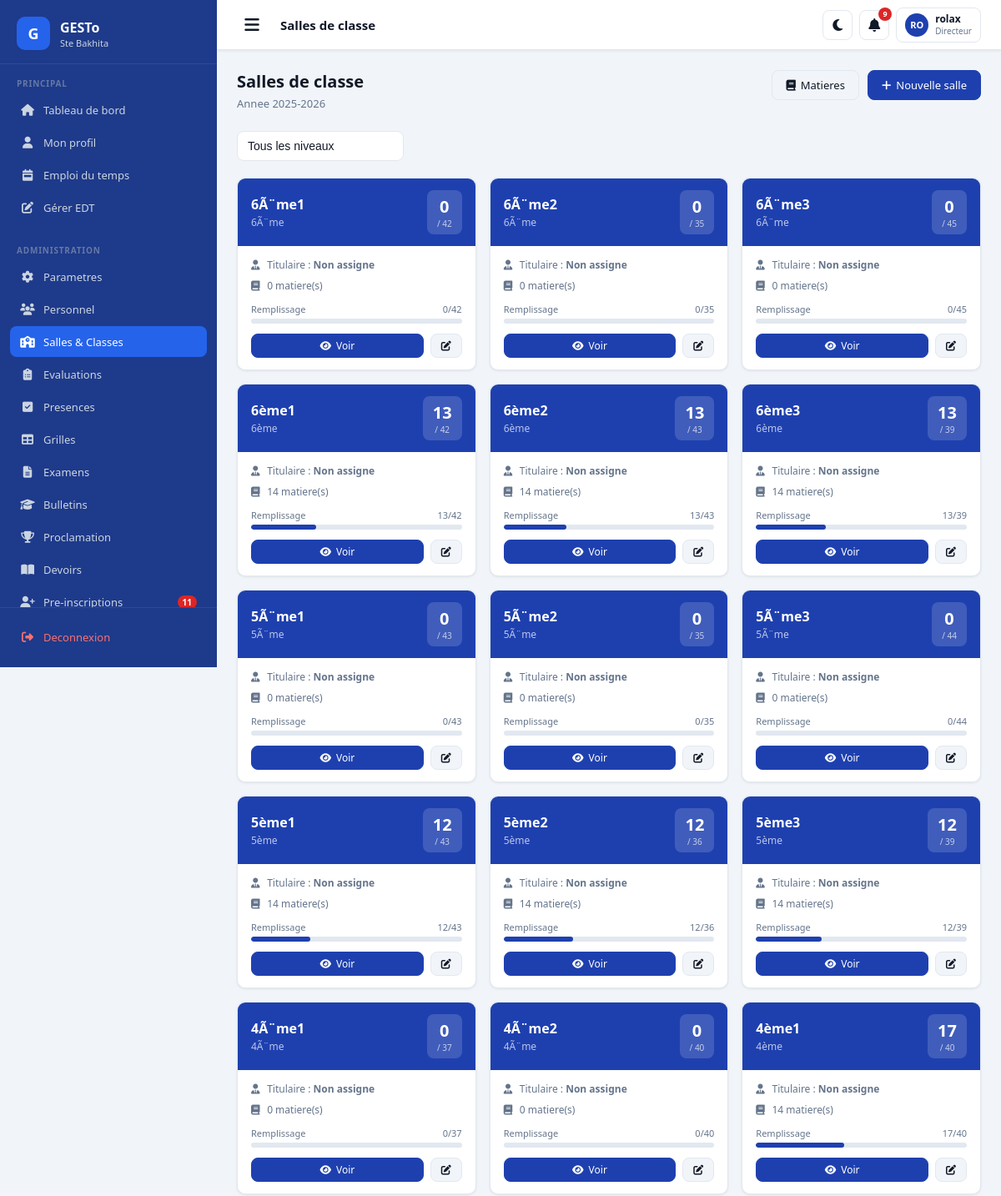
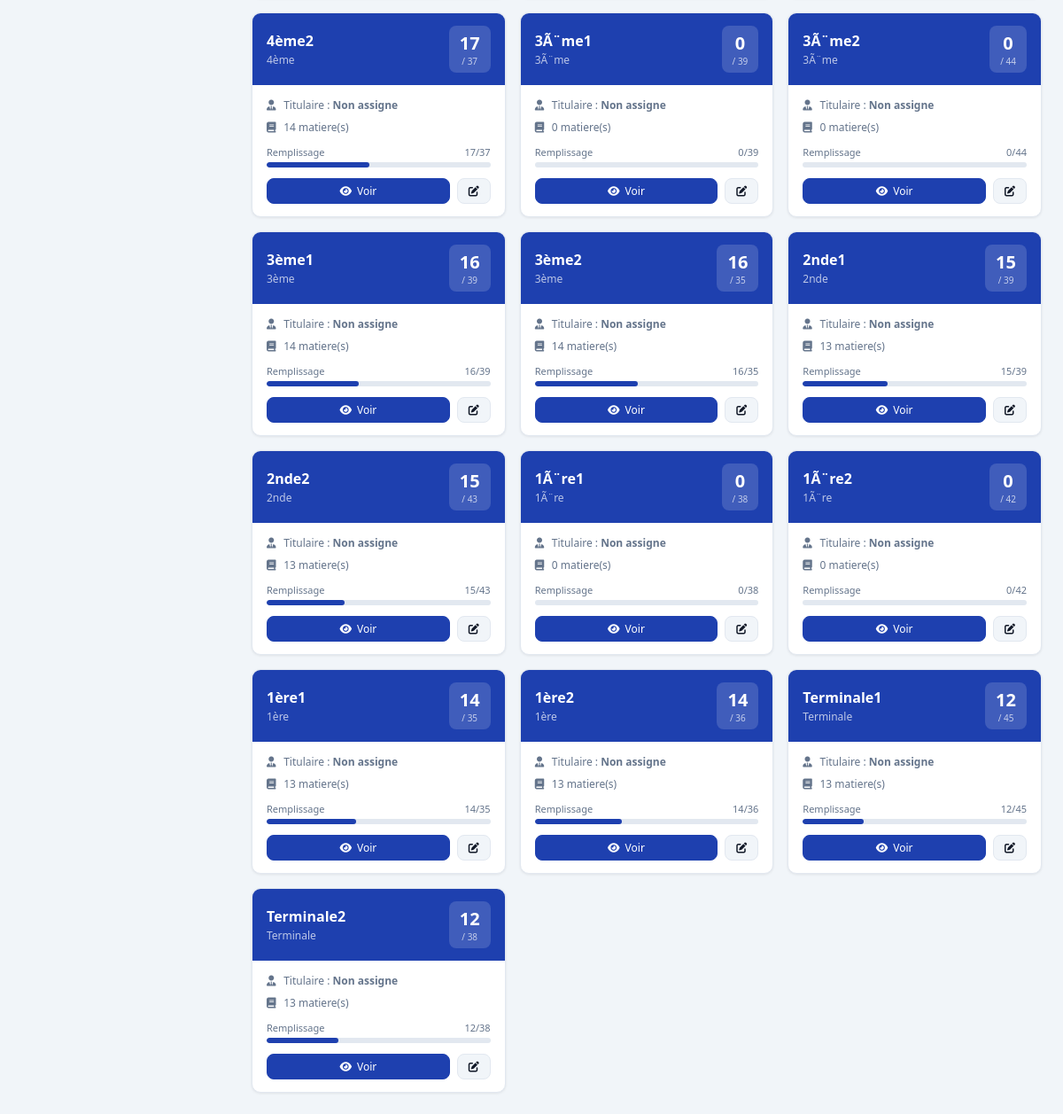
The page /salles/ (signed in) on the database its author committed (2 pictures, top to bottom).
### apps/authentication/models.py (models this page shows, shortened)
class CustomUser(AbstractUser):
    ROLES = [
        ('DIRECTEUR', 'Directeur'),
        ('CENSEUR', 'Censeur'),
        ('PROFESSEUR', 'Professeur'),
        ('COMPTABLE', 'Comptable'),
        ('SURVEILLANT', 'Surveillant'),
        ('SECRETAIRE', 'Secrétaire'),
        ('PARENT', 'Parent'),
        ('ELEVE', 'Élève'),
    ]
    role = models.CharField(max_length=20, choices=ROLES, default='ELEVE')
    telephone = models.CharField(max_length=20, blank=True)
    telephone_wa = models.CharField(max_length=20, blank=True,
        help_text="Numéro WhatsApp avec indicatif ex: +22890000000")
    wa_verifie = models.BooleanField(default=False)
    photo = models.ImageField(upload_to='photos/personnel/', null=True, blank=True)
    adresse = models.CharField(max_length=200, blank=True)
    specialite = models.CharField(max_length=100, blank=True)
    date_prise_service = models.DateField(null=True, blank=True)
    preferences_notifications = models.JSONField(default=dict, blank=True)
    created_at = models.DateTimeField(auto_now_add=True)
    class Meta:
        verbose_name = 'Utilisateur'
        verbose_name_plural = 'Utilisateurs'

### apps/academic/models.py (models this page shows, shortened)
class AnneeScolaire(models.Model):
    nom = models.CharField(max_length=20, unique=True)
    date_debut = models.DateField(null=True, blank=True)
    date_fin = models.DateField(null=True, blank=True)
    est_active = models.BooleanField(default=False)
    class Meta:
        verbose_name = 'Année scolaire'
        ordering = ['-nom']
    @classmethod
    def active(cls):
        return cls.objects.filter(est_active=True).first()

class SalleClasse(models.Model):
    niveau = models.ForeignKey(
        Niveau, on_delete=models.CASCADE, related_name='salles')
    annee = models.ForeignKey(
        AnneeScolaire, on_delete=models.CASCADE, related_name='salles')
    nom = models.CharField(max_length=50)
    capacite = models.IntegerField(default=40)
    titulaire = models.ForeignKey(
        'authentication.CustomUser', on_delete=models.SET_NULL,
        null=True, blank=True, related_name='salles_titulaire',
        limit_choices_to={'role': 'PROFESSEUR'})
    batiment = models.CharField(max_length=50, blank=True)
    est_active = models.BooleanField(default=True)
    class Meta:
        verbose_name = 'Salle de classe'
        verbose_name_plural = 'Salles de classe'
        unique_together = ['niveau', 'annee', 'nom']
        ordering = ['niveau__ordre', 'nom']
    @property
    def effectif(self):
        return self.inscriptions.filter(statut='ACTIVE').count()

class Niveau(models.Model):
    SYSTEMES = [('TRIMESTRIEL', 'Trimestriel'), ('SEMESTRIEL', 'Semestriel')]
    TYPES_ECOLE = [('PRIVE', 'Privé'), ('PUBLIC', 'Public')]
    nom = models.CharField(max_length=50, unique=True)
    ordre = models.IntegerField(default=0)
    description = models.CharField(max_length=200, blank=True)
    systeme = models.CharField(max_length=15, choices=SYSTEMES, default='TRIMESTRIEL')
    type_ecole = models.CharField(max_length=10, choices=TYPES_ECOLE, default='PRIVE')
    class Meta:
        verbose_name = 'Niveau'
        verbose_name_plural = 'Niveaux'
        ordering = ['ordre', 'nom']

### apps/academic/views.py (the view)
        def wrapper(request, *args, **kwargs):
            if not request.user.is_authenticated:
                return redirect('login')
            if not (request.user.is_superuser or request.user.role in roles):
                messages.error(request, "Acces refuse.")
                return redirect('dashboard')
            return view_func(request, *args, **kwargs)

### apps/academic/models.py (called while the page is built)
    @classmethod
    def active(cls, annee=None):
        qs = cls.objects.filter(est_active=True)
        if annee:
            qs = qs.filter(annee=annee)
        return qs.first()

### apps/academic/views.py (called while the page is built)
def role_requis(*roles):
    def decorator(view_func):
        def wrapper(request, *args, **kwargs):
            if not request.user.is_authenticated:
                return redirect('login')
            if not (request.user.is_superuser or request.user.role in roles):
                messages.error(request, "Acces refuse.")
                return redirect('dashboard')
            return view_func(request, *args, **kwargs)
        wrapper.__name__ = view_func.__name__
        return wrapper
    return decorator

@login_required
@role_requis('DIRECTEUR', 'CENSEUR', 'SECRETAIRE')
def liste_salles(request):
    annee = AnneeScolaire.active()
    niveaux = Niveau.objects.all().order_by('ordre', 'nom')
    niveau_filtre = request.GET.get('niveau', '')
    salles = SalleClasse.objects.filter(
        annee=annee
    ).select_related('niveau', 'titulaire') if annee else []
    if niveau_filtre:
        salles = salles.filter(niveau__pk=niveau_filtre)
    return render(request, 'academic/liste_salles.html', {
        'salles': salles,
        'niveaux': niveaux,
        'annee': annee,
        'niveau_filtre': niveau_filtre,
    })

### apps/core/templatetags/extras.py (called while the page is built)
@register.filter
def initiales(user):
    try:
        f = (user.first_name or '')[:1].upper()
        l = (user.last_name or '')[:1].upper()
        return f"{f}{l}" or user.username[:2].upper()
    except Exception:
        return '??'

### templates/academic/liste_salles.html (shortened to what this page needs)
{% extends 'base.html' %}
{% block page_title %}Salles de classe{% endblock %}
{% block content %}
<div class="page-header">
  <div>
    <h1>Salles de classe</h1>
    <p>
      {% if annee %}Annee {{ annee.nom }}
      {% else %}Aucune annee active{% endif %}
    </p>
  </div>
  <div style="display:flex;gap:10px">
    <a href="{% url 'liste_matieres' %}" class="btn btn-secondary">
      <i class="fas fa-book"></i> Matieres
    </a>
    {% if request.user.role in 'DIRECTEUR CENSEUR' %}
    <a href="{% url 'nouvelle_salle' %}" class="btn btn-primary">
      <i class="fas fa-plus"></i> Nouvelle salle
    </a>
    {% endif %}
  </div>
</div>
{% if not annee %}
<div class="alert alert-warning">
  <i class="fas fa-exclamation-triangle"></i>
  Aucune annee active.
  <a href="{% url 'liste_annees' %}">Activez une annee</a> d'abord.
</div>
{% else %}
<form method="get" style="display:flex;gap:10px;margin-bottom:20px;flex-wrap:wrap">
  <select name="niveau" class="form-control" style="max-width:200px"
          onchange="this.form.submit()">
    <option value="">Tous les niveaux</option>
  </select>
</form>
<div class="grid-3">
  {% for salle in salles %}
  <div class="card" style="overflow:hidden">
    <div style="background:var(--primary);padding:14px 16px;
                display:flex;justify-content:space-between;align-items:center">
      <div>
        <div style="font-size:16px;font-weight:700;color:#fff">
          {{ salle.nom }}
        </div>
        <div style="font-size:12px;color:rgba(255,255,255,0.7);margin-top:2px">
          {{ salle.niveau.nom }}
        </div>
      </div>
      <div style="background:rgba(255,255,255,0.15);border-radius:8px;
                  padding:6px 12px;text-align:center">
        <div style="font-size:20px;font-weight:700;color:#fff">
          {{ salle.effectif }}
        </div>
        <div style="font-size:10px;color:rgba(255,255,255,0.7)">
          / {{ salle.capacite }}
        </div>
      </div>
    </div>
    <div class="card-body" style="padding:14px 16px">
      <div style="font-size:12px;color:var(--text-muted);margin-bottom:8px">
        <i class="fas fa-user-tie" style="width:16px"></i>
        Titulaire :
        <strong>
          {{ salle.titulaire.nom_complet|default:"Non assigne" }}
        </strong>
      </div>
      <div style="font-size:12px;color:var(--text-muted);margin-bottom:12px">
        <i class="fas fa-book" style="width:16px"></i>
        {{ salle.matieres.count }} matiere(s)
      </div>
      {% if salle.capacite > 0 %}
      {% with pct=salle.effectif|add:0 %}
      <div style="margin-bottom:12px">
        <div style="display:flex;justify-content:space-between;
                    font-size:11px;color:var(--text-muted);margin-bottom:4px">
          <span>Remplissage</span>
          <span>{{ salle.effectif }}/{{ salle.capacite }}</span>
        </div>
        <div class="progress-bar-container">
          <div class="progress-bar-fill"
               style="width:{% widthratio salle.effectif salle.capacite 100 %}%">
          </div>
        </div>
      </div>
      {% endwith %}
      {% endif %}
      <div style="display:flex;gap:8px">
        <a href="{% url 'detail_salle' salle.pk %}"
           class="btn btn-primary btn-sm" style="flex:1;justify-content:center">
          <i class="fas fa-eye"></i> Voir
        </a>
        {% if request.user.role in 'DIRECTEUR CENSEUR' %}
        <a href="{% url 'modifier_salle' salle.pk %}"
           class="btn btn-secondary btn-sm">
          <i class="fas fa-edit"></i>
        </a>
        {% endif %}
      </div>
    </div>
  </div>
  {% endfor %}
</div>
{% endif %}
{% endblock %}

### templates/base.html (shortened to what this page needs)
{% load static %}
{% load extras %}
<!DOCTYPE html>
<html lang="fr" data-theme="light">
<head>
  <link rel="stylesheet" href="{% static 'css/main.css' %}">
  <link rel="stylesheet"
        href="https://cdnjs.cloudflare.com/ajax/libs/font-awesome/6.5.0/css/all.min.css">
</head>
<body data-session-remaining="{{ session_remaining }}">
<div class="layout">
  <aside class="sidebar" id="sidebar">
    <div class="sidebar-logo">
      <div class="logo-icon">G</div>
      <div class="logo-text">
        <h1>GESTo</h1>
        <p>Ste Bakhita</p>
      </div>
    </div>
    <div style="flex:1;overflow-y:auto">
      <div class="sidebar-section">
        <div class="sidebar-section-label">Principal</div>
        <a href="{% url 'dashboard' %}"
           class="nav-item {% if request.path == '/' %}active{% endif %}">
          <span class="nav-icon"><i class="fas fa-home"></i></span>
          <span>Tableau de bord</span>
        </a>
        <a href="/profil/"
           class="nav-item {% if '/profil/' in request.path %}active{% endif %}">
          <span class="nav-icon"><i class="fas fa-user"></i></span>
          <span>Mon profil</span>
        </a>
        <a href="{% url 'vue_edt' %}"
           class="nav-item {% if '/emploi-du-temps/' in request.path %}active{% endif %}">
          <span class="nav-icon"><i class="fas fa-calendar-week"></i></span>
          <span>Emploi du temps</span>
        </a>
        {% if request.user.role in 'DIRECTEUR CENSEUR' %}
        <a href="{% url 'gestion_edt' %}"
           class="nav-item {% if '/emploi-du-temps/gestion/' in request.path %}active{% endif %}">
          <span class="nav-icon"><i class="fas fa-edit"></i></span>
          <span>Gérer EDT</span>
        </a>
        {% endif %}
      </div>
      {% if request.user.role in 'DIRECTEUR CENSEUR' %}
      <div class="sidebar-section">
        <div class="sidebar-section-label">Administration</div>
        {% if request.user.role == 'DIRECTEUR' or request.user.role == 'CENSEUR' %}
        <a href="{% url 'parametres' %}"
           class="nav-item {% if '/parametres/' in request.path %}active{% endif %}">
          <span class="nav-icon"><i class="fas fa-cog"></i></span>
          <span>Parametres</span>
        </a>
        {% endif %}
        <a href="/personnel/"
           class="nav-item {% if '/personnel/' in request.path %}active{% endif %}">
          <span class="nav-icon"><i class="fas fa-users"></i></span>
          <span>Personnel</span>
        </a>
        <a href="/salles/"
           class="nav-item {% if '/salles/' in request.path %}active{% endif %}">
          <span class="nav-icon"><i class="fas fa-school"></i></span>
          <span>Salles & Classes</span>
        </a>
        <a href="{% url 'liste_evaluations' %}"
           class="nav-item {% if '/notes/' in request.path %}active{% endif %}">
          <span class="nav-icon"><i class="fas fa-clipboard-list"></i></span>
          <span>Evaluations</span>
        </a>
        <a href="{% url 'liste_seances' %}"
           class="nav-item {% if '/presences/' in request.path %}active{% endif %}">
          <span class="nav-icon"><i class="fas fa-check-square"></i></span>
          <span>Presences</span>
        </a>
        <a href="{% url 'liste_grilles' %}"
           class="nav-item {% if '/notes/grilles/' in request.path %}active{% endif %}">
          <span class="nav-icon"><i class="fas fa-table"></i></span>
          <span>Grilles</span>
        </a>
        <a href="{% url 'liste_examens' %}"
           class="nav-item {% if '/notes/examens/' in request.path %}active{% endif %}">
          <span class="nav-icon"><i class="fas fa-file-alt"></i></span>
          <span>Examens</span>
        </a>
        <a href="{% url 'bulletins_salle' %}"
           class="nav-item {% if '/notes/bulletins/' in request.path %}active{% endif %}">
          <span class="nav-icon"><i class="fas fa-graduation-cap"></i></span>
          <span>Bulletins</span>
        </a>
        <a href="{% url 'proclamation' %}"
           class="nav-item {% if '/notes/proclamation/' in request.path %}active{% endif %}">
          <span class="nav-icon"><i class="fas fa-trophy"></i></span>
          <span>Proclamation</span>
        </a>
        <a href="{% url 'liste_devoirs' %}"
           class="nav-item {% if '/devoirs/' in request.path %}active{% endif %}">
          <span class="nav-icon"><i class="fas fa-book-open"></i></span>
          <span>Devoirs</span>
        </a>
        <a href="{% url 'liste_preinscriptions' %}"
           class="nav-item {% if '/inscription/admin/' in request.path %}active{% endif %}">
          <span class="nav-icon"><i class="fas fa-user-plus"></i></span>
          <span>Pre-inscriptions</span>
          {% if nb_preinscriptions_attente > 0 %}
          <span class="nav-badge">{{ nb_preinscriptions_attente }}</span>
          {% endif %}
        </a>
      </div>
      {% endif %}
    </div>
    <div class="sidebar-footer">
      <a href="/logout/" class="nav-item" style="color:#F87171">
        <span class="nav-icon"><i class="fas fa-sign-out-alt"></i></span>
        <span>Deconnexion</span>
      </a>
    </div>
  </aside>
  <div class="main-content">
    <nav class="navbar-top">
      <button class="navbar-toggle" onclick="toggleSidebar()">
        <i class="fas fa-bars"></i>
      </button>
      <span class="navbar-title">{% block page_title %}Tableau de bord{% endblock %}</span>
      <div class="navbar-actions">
        <button class="navbar-btn" id="theme-toggle"
                onclick="toggleTheme()" title="Mode sombre/clair">
          <i class="fas fa-moon"></i>
        </button>
        <a href="/messagerie/notifications/" class="navbar-btn"
           title="Notifications">
          <i class="fas fa-bell"></i>
          {% if nb_notifs > 0 %}
          <span class="notif-badge">{{ nb_notifs }}</span>
          {% endif %}
        </a>
        <a href="/profil/" class="user-menu">
          <div class="user-avatar">
            {{ request.user|initiales }}
          </div>
          <div class="user-info">
            <div class="user-name">{{ request.user.get_full_name|default:request.user.username|truncatechars:16 }}</div>
            <div class="user-role">{{ request.user.get_role_display }}</div>
          </div>
        </a>
      </div>
    </nav>
    <div class="page-body">
      {% block content %}{% endblock %}
    </div>
  </div>
</div>
</body>
</html>

### rows shown on the page
CustomUser: user|initiales "RO", user.get_full_name "rolax", user.role "Directeur"
AnneeScolaire: nom "2025-2026"
SalleClasse: nom "6Ã¨me1", niveau.nom "6Ã¨me", effectif "0", capacite "42", titulaire.nom_complet "Non assigne", matieres.count "0"
SalleClasse: nom "6Ã¨me2", niveau.nom "6Ã¨me", effectif "0", capacite "35", titulaire.nom_complet "Non assigne", matieres.count "0"
SalleClasse: nom "6Ã¨me3", niveau.nom "6Ã¨me", effectif "0", capacite "45", titulaire.nom_complet "Non assigne", matieres.count "0"
SalleClasse: nom "6ème1", niveau.nom "6ème", effectif "13", capacite "42", titulaire.nom_complet "Non assigne", matieres.count "14"
SalleClasse: nom "6ème2", niveau.nom "6ème", effectif "13", capacite "43", titulaire.nom_complet "Non assigne", matieres.count "14"
SalleClasse: nom "6ème3", niveau.nom "6ème", effectif "13", capacite "39", titulaire.nom_complet "Non assigne", matieres.count "14"
SalleClasse: nom "5Ã¨me1", niveau.nom "5Ã¨me", effectif "0", capacite "43", titulaire.nom_complet "Non assigne", matieres.count "0"
SalleClasse: nom "5Ã¨me2", niveau.nom "5Ã¨me", effectif "0", capacite "35", titulaire.nom_complet "Non assigne", matieres.count "0"
SalleClasse: nom "5Ã¨me3", niveau.nom "5Ã¨me", effectif "0", capacite "44", titulaire.nom_complet "Non assigne", matieres.count "0"
SalleClasse: nom "5ème1", niveau.nom "5ème", effectif "12", capacite "43", titulaire.nom_complet "Non assigne", matieres.count "14"
SalleClasse: nom "5ème2", niveau.nom "5ème", effectif "12", capacite "36", titulaire.nom_complet "Non assigne", matieres.count "14"
SalleClasse: nom "5ème3", niveau.nom "5ème", effectif "12", capacite "39", titulaire.nom_complet "Non assigne", matieres.count "14"
SalleClasse: nom "4Ã¨me1", niveau.nom "4Ã¨me", effectif "0", capacite "37", titulaire.nom_complet "Non assigne", matieres.count "0"
SalleClasse: nom "4Ã¨me2", niveau.nom "4Ã¨me", effectif "0", capacite "40", titulaire.nom_complet "Non assigne", matieres.count "0"
SalleClasse: nom "4ème1", niveau.nom "4ème", effectif "17", capacite "40", titulaire.nom_complet "Non assigne", matieres.count "14"
SalleClasse: nom "4ème2", niveau.nom "4ème", effectif "17", capacite "37", titulaire.nom_complet "Non assigne", matieres.count "14"
SalleClasse: nom "3Ã¨me1", niveau.nom "3Ã¨me", effectif "0", capacite "39", titulaire.nom_complet "Non assigne", matieres.count "0"
SalleClasse: nom "3Ã¨me2", niveau.nom "3Ã¨me", effectif "0", capacite "44", titulaire.nom_complet "Non assigne", matieres.count "0"
SalleClasse: nom "3ème1", niveau.nom "3ème", effectif "16", capacite "39", titulaire.nom_complet "Non assigne", matieres.count "14"
SalleClasse: nom "3ème2", niveau.nom "3ème", effectif "16", capacite "35", titulaire.nom_complet "Non assigne", matieres.count "14"
SalleClasse: nom "2nde1", niveau.nom "2nde", effectif "15", capacite "39", titulaire.nom_complet "Non assigne", matieres.count "13"
SalleClasse: nom "2nde2", niveau.nom "2nde", effectif "15", capacite "43", titulaire.nom_complet "Non assigne", matieres.count "13"
SalleClasse: nom "1Ã¨re1", niveau.nom "1Ã¨re", effectif "0", capacite "38", titulaire.nom_complet "Non assigne", matieres.count "0"
SalleClasse: nom "1Ã¨re2", niveau.nom "1Ã¨re", effectif "0", capacite "42", titulaire.nom_complet "Non assigne", matieres.count "0"
SalleClasse: nom "1ère1", niveau.nom "1ère", effectif "14", capacite "35", titulaire.nom_complet "Non assigne", matieres.count "13"
SalleClasse: nom "1ère2", niveau.nom "1ère", effectif "14", capacite "36", titulaire.nom_complet "Non assigne", matieres.count "13"
SalleClasse: nom "Terminale1", niveau.nom "Terminale", effectif "12", capacite "45", titulaire.nom_complet "Non assigne", matieres.count "13"
SalleClasse: nom "Terminale2", niveau.nom "Terminale", effectif "12", capacite "38", titulaire.nom_complet "Non assigne", matieres.count "13"

### other values the page prints
{{ nb_preinscriptions_attente }} "11"
{{ nb_notifs }} "9"
